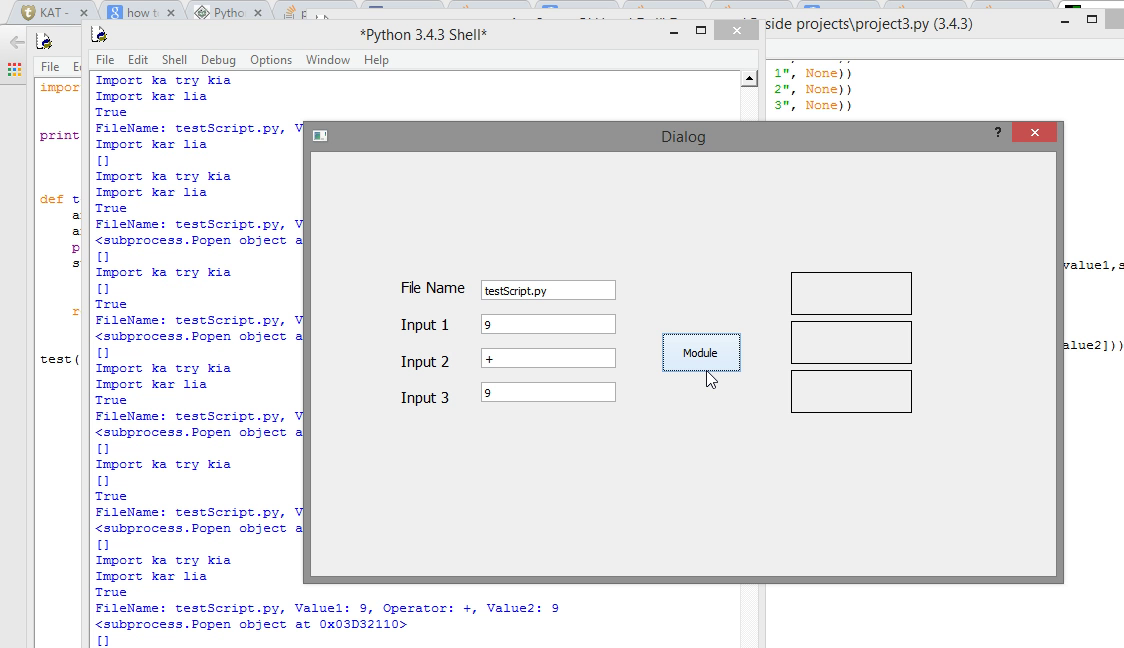
#> input picture frame 4 of test.mp4, 1124 x 648 px
$ python playVideo.py
#> lines starting #> are read from the running program, lines starting #| are printed output that depends on the picture
import numpy as np
import cv2

cap = cv2.VideoCapture('test.mp4')   ### Reading a file

while(True):
	ret, frame = cap.read()
#> frame is the input picture: shape (648, 1124, 3); mean B, G, R 236.3, 234.4, 234.4

	gray = cv2.cvtColor(frame, cv2.COLOR_BGR2GRAY)
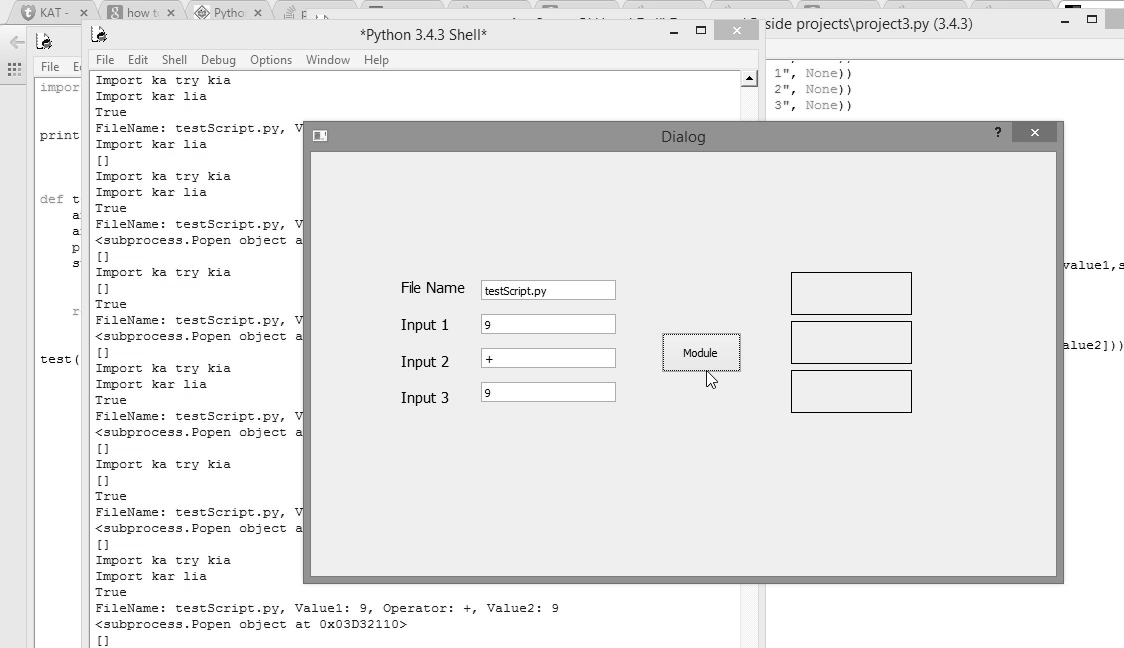
#> gray: shape (648, 1124); min 0, max 255, mean 234.6

	cv2.imshow('frame', gray)

	if cv2.waitKey(1) & 0xFF == ord('q'):
#> (key q is pressed here)
		break

cap.release()
cv2.destroyAllWindows()
